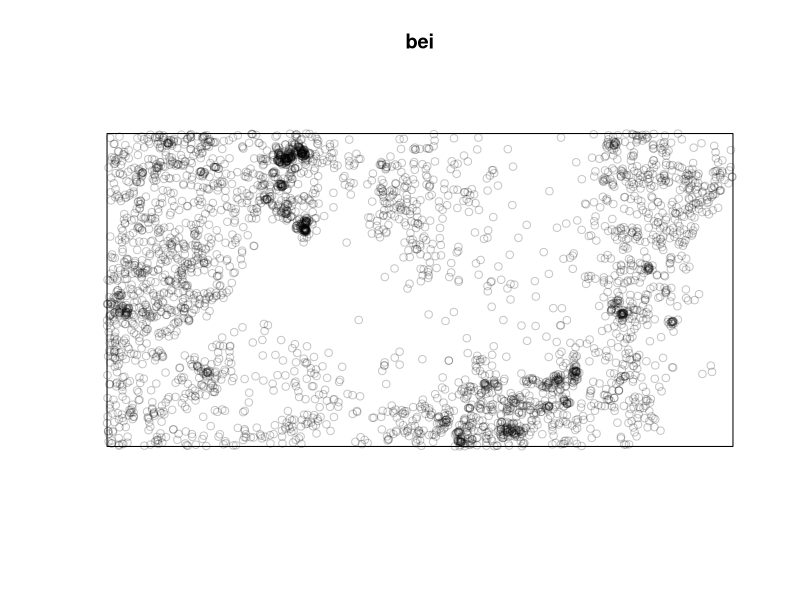
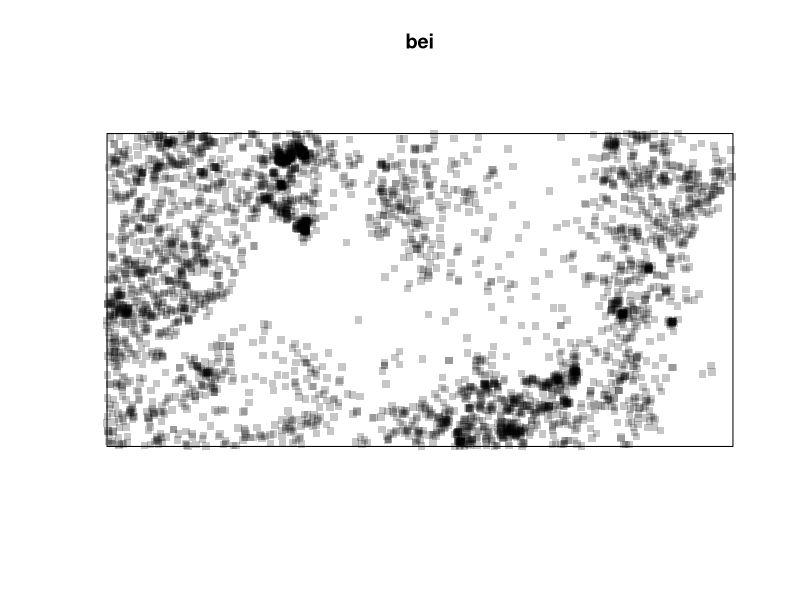
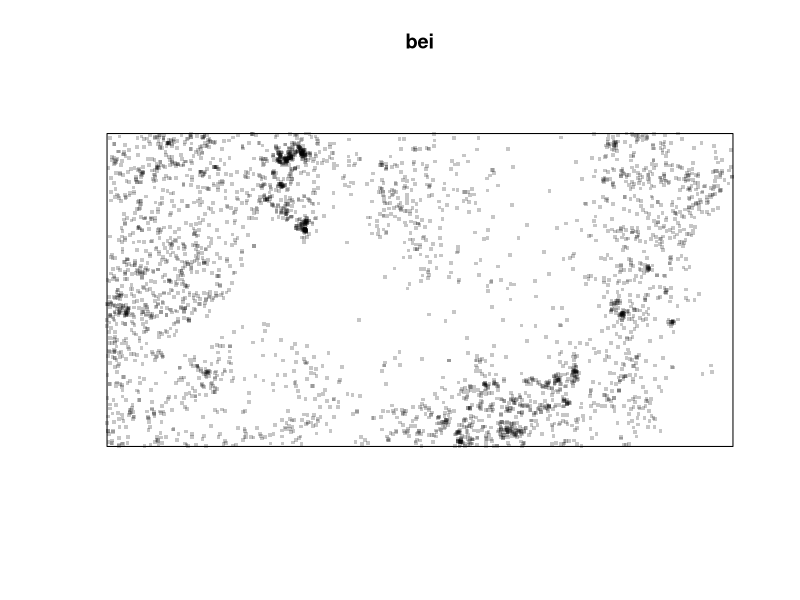
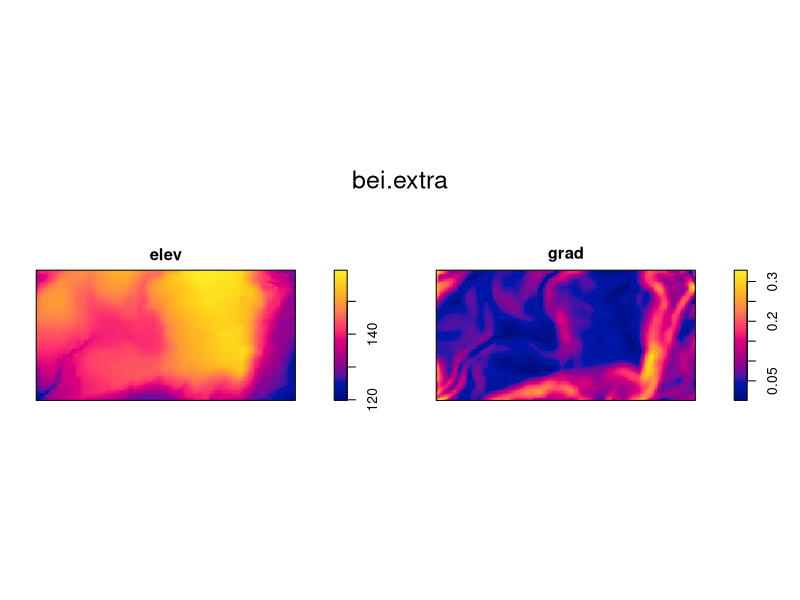
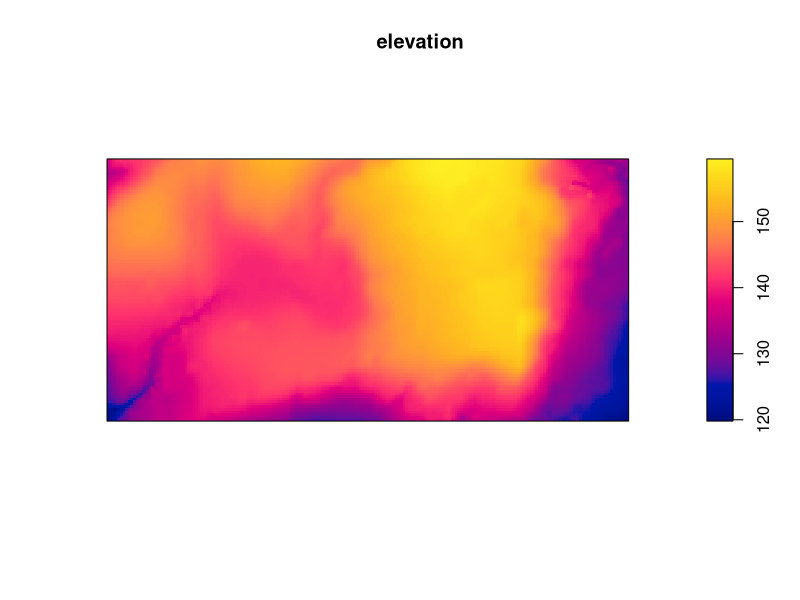

Source code (R) for these figures, in order:
# R code for population density

# Installing packages
install.packages("spatstat")

# Using packages
library(spatstat)

# Recall the data
bei

# Looking at the points in space
plot(bei)

# changing character
plot(bei, pch=15)

# decrease dimension
plot(bei, pch=15, cex=.5)

# Drivers
bei.extra

# Plotting variables
plot(bei.extra)

# subsetting a datasets: NEX CONCEPT!
elevation <- bei.extra$elev
# output
elevation

# Plot elevation
plot(elevation)
